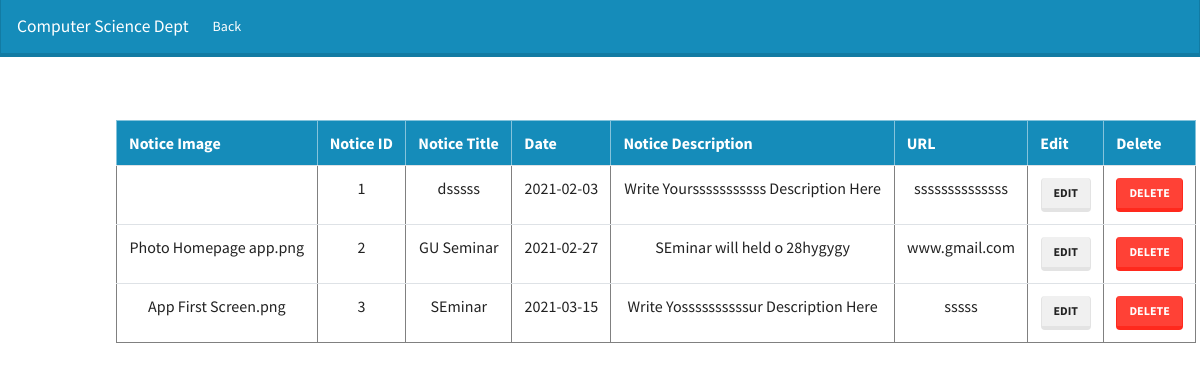
Page /Admin/manage_notices.php on the committed database.
### tables this page shows
CREATE TABLE `notices` (
  `nid` int(11) NOT NULL,
  `ntitle` varchar(100) NOT NULL,
  `ndate` date NOT NULL,
  `nimage` varchar(100) DEFAULT NULL,
  `ndesc` varchar(300) NOT NULL,
  `nurl` varchar(100) DEFAULT NULL
);

### Admin/manage_notices.php (the view, shortened to what this page needs)
<?php
$servername = "localhost";
$username = "root";
$password = "";
$myDB = "Web_Project";
extract ($_POST);
$conn = mysqli_connect($servername,$username,$password,$myDB);
$query = "SELECT * FROM Notices";
$data = mysqli_query($conn, $query);
$total= mysqli_num_rows($data);
if($total !=0)
{
  ?>
  <html>
  <head>
  <link rel="stylesheet" type="text/css" href="../css/style.css">
  </head>
  <center>
  <body>
    <nav class="navbar navbar-expand-lg navbar-dark bg-primary" style="margin-top: 0px !important;">
  <a class="navbar-brand" href="#">Computer Science Dept</a>
  <div class="collapse navbar-collapse" id="navbarColor01">
    <ul class="navbar-nav mr-auto">
      <li class="nav-item active">
        <a class="nav-link" href="index.php"><span class="iconify" data-icon="ic:baseline-arrow-back-ios-new" data-inline="false"></span>Back
        </a>
      </li>
    </ul>
  </div>
</nav>
<br>
<br>
<br>
<div class="container" style="margin-left: 86px">
<div class="col-12">
 <table border=1  class="table table-hover">
 <tr class="table-primary">
 <th>Notice Image</th>
 <th>Notice ID</th>
 <th>Notice Title</th>
 <th>Date</th>
 <th>Notice Description</th>
  <th>URL</th>
  <th>Edit</th>
  <th>Delete</th>
 </tr>
  <?php
  while($result = mysqli_fetch_assoc($data))
  {
    echo "<tr>
  <td align='center'>".$result['nimage']."</td>
 <td align='center'>".$result['nid']."</td>
 <td align='center'>".$result['ntitle']."</td>
 <td align='center'>".$result['ndate']."</td>
 <td align='center'>".$result['ndesc']."</td>
 <td align='center'>".$result['nurl']."</td>
 <td align='center'> <button type='submit' name='submit' class='btn btn-secondary'> Edit </button></td>
 <td align='center'><button type='submit' name='submit' class='btn btn-danger'> Delete </button></td> </td>
 </tr>";
 }
}
else
{
  echo "no record found";
}
?>
</table>
 </div>
 </div>
</body>
</center>
</html>

### rows in the picture
notices: nid "1", ntitle "dsssss", ndate "2021-02-03", ndesc "Write Yoursssssssssss Description Here", nurl "ssssssssssssss"
notices: nimage "Photo Homepage app.png", nid "2", ntitle "GU Seminar", ndate "2021-02-27", ndesc "SEminar will held o 28hygygy", nurl "www.gmail.com"
notices: nimage "App First Screen.png", nid "3", ntitle "SEminar", ndate "2021-03-15", ndesc "Write Yossssssssssur Description Here", nurl "sssss"
